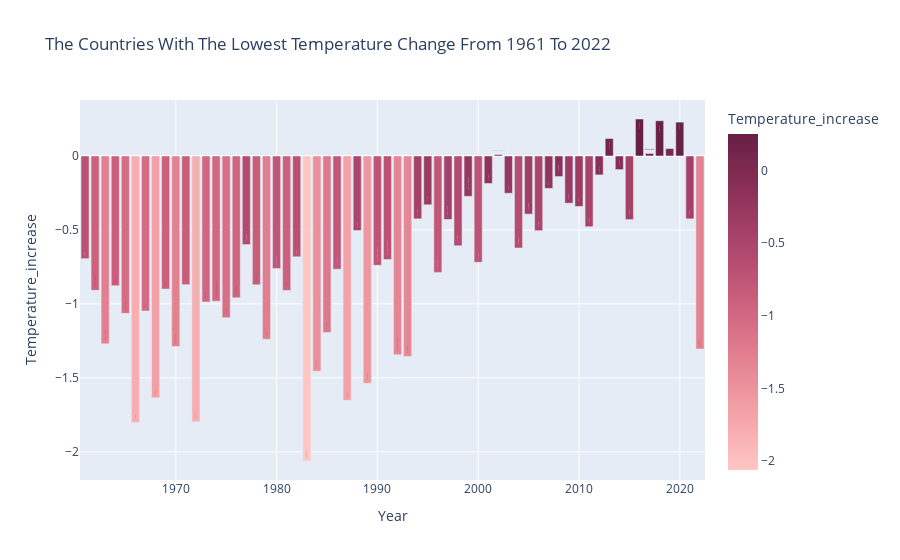

Source (notebook cell):
### Code cell
lowest_temp_countries = df_melted.groupby("Year").apply(lambda x: x.nsmallest(1, "Temperature_increase")).reset_index(drop = True)
fig = px.bar(lowest_temp_countries.sort_values("Year", ascending = True), x = 'Year', y = 'Temperature_increase', color = 'Temperature_increase',
              color_continuous_scale = 'burg', title = 'The Countries With The Lowest Temperature Change From 1961 To 2022 ', text = "Country",
              labels = {'Tempurate_Change': 'Tempuarete Cahnge (°C)'})

fig.update_layout(
    xaxis = dict(showgrid = True),
    yaxis = dict(showgrid = True),
    
)
fig.show()

### Figure 1 — Plotly figure (JSON) as saved in the notebook; plotly's stock layout.template omitted (floating-point values rounded to 4 significant figures)
{"data": [{"alignmentgroup": "True", "hovertemplate": "Year=%{x}<br>Temperature_increase=%{marker.color}<br>Country=%{text}<extra></extra>", "legendgroup": "", "marker": {"color": [-0.694, -0.908, -1.27, -0.877, -1.064, -1.801, -1.048, -1.634, -0.9, -1.288, -0.87, -1.796, -0.987, -0.982, -1.093, -0.959, -0.599, -0.871, -1.239, -0.76, -0.909, -0.682, -2.062, -1.455, -1.193, -0.765, -1.652, -0.504, -1.537, -0.739, -0.7, -1.344, -1.355, -0.425, -0.33, -0.787, -0.429, -0.607, -0.273, -0.718, -0.186, 0.009, -0.252, -0.622, -0.393, -0.505, -0.219, -0.139, -0.319, -0.341, -0.478, -0.128, 0.118, -0.092, -0.43, 0.25, 0.017, 0.238, 0.05, 0.229, -0.425, -1.305], "coloraxis": "coloraxis", "pattern": {"shape": ""}}, "name": "", "offsetgroup": "", "orientation": "v", "showlegend": false, "text": ["Niger", "Netherlands, The", "Netherlands, The", "Hungary", "Poland, Rep. of", "Finland", "Jordan", "Finland", "Iceland", "Poland, Rep. of", "Portugal", "Canada", "Greenland", "Saint Pierre and Miquelon", "Greenland", "Western Sahara", "Pitcairn Islands", "Hungary", "Iceland", "Poland, Rep. of", "Iceland", "Jordan", "Greenland", "Greenland", "Romania", "Korea, Rep. of", "Finland", "Uruguay", "Greenland", "Saint Pierre and Miquelon", "Saint Pierre and Miquelon", "Saint Pierre and Miquelon", "Greenland", "Greenland", "Iceland", "Poland, Rep. of", "Moldova, Rep. of", "Pitcairn Islands", "Marshall Islands, Rep. of the", "Botswana", "Botswana", "Saint Pierre and Miquelon", "Ukraine", "Pitcairn Islands", "Pitcairn Islands", "Botswana", "Chile", "Pitcairn Islands", "Botswana", "Norway", "Namibia", "Namibia", "Zimbabwe", "Botswana", "Cook Islands", "Paraguay", "Botswana", "Cook Islands", "Saint Pierre and Miquelon", "Nepal", "Botswana", "Botswana"], "textposition": "auto", "type": "bar", "x": [1961, 1962, 1963, 1964, 1965, 1966, 1967, 1968, 1969, 1970, 1971, 1972, 1973, 1974, 1975, 1976, 1977, 1978, 1979, 1980, 1981, 1982, 1983, 1984, 1985, 1986, 1987, 1988, 1989, 1990, 1991, 1992, 1993, 1994, 1995, 1996, 1997, 1998, 1999, 2000, 2001, 2002, 2003, 2004, 2005, 2006, 2007, 2008, 2009, 2010, 2011, 2012, 2013, 2014, 2015, 2016, 2017, 2018, 2019, 2020, 2021, 2022], "xaxis": "x", "y": [-0.694, -0.908, -1.27, -0.877, -1.064, -1.801, -1.048, -1.634, -0.9, -1.288, -0.87, -1.796, -0.987, -0.982, -1.093, -0.959, -0.599, -0.871, -1.239, -0.76, -0.909, -0.682, -2.062, -1.455, -1.193, -0.765, -1.652, -0.504, -1.537, -0.739, -0.7, -1.344, -1.355, -0.425, -0.33, -0.787, -0.429, -0.607, -0.273, -0.718, -0.186, 0.009, -0.252, -0.622, -0.393, -0.505, -0.219, -0.139, -0.319, -0.341, -0.478, -0.128, 0.118, -0.092, -0.43, 0.25, 0.017, 0.238, 0.05, 0.229, -0.425, -1.305], "yaxis": "y"}], "layout": {"autosize": true, "barmode": "relative", "coloraxis": {"colorbar": {"title": {"text": "Temperature_increase"}}, "colorscale": [[0, "rgb(255, 198, 196)"], [0.1667, "rgb(244, 163, 168)"], [0.3333, "rgb(227, 129, 145)"], [0.5, "rgb(204, 96, 125)"], [0.6667, "rgb(173, 70, 108)"], [0.8333, "rgb(139, 48, 88)"], [1, "rgb(103, 32, 68)"]]}, "legend": {"tracegroupgap": 0}, "title": {"text": "The Countries With The Lowest Temperature Change From 1961 To 2022 "}, "xaxis": {"anchor": "y", "autorange": true, "domain": [0, 1], "range": [1960.0, 2022.0], "showgrid": true, "title": {"text": "Year"}, "type": "linear"}, "yaxis": {"anchor": "x", "autorange": true, "domain": [0, 1], "range": [-2.19, 0.3784], "showgrid": true, "title": {"text": "Temperature_increase"}, "type": "linear"}}}
